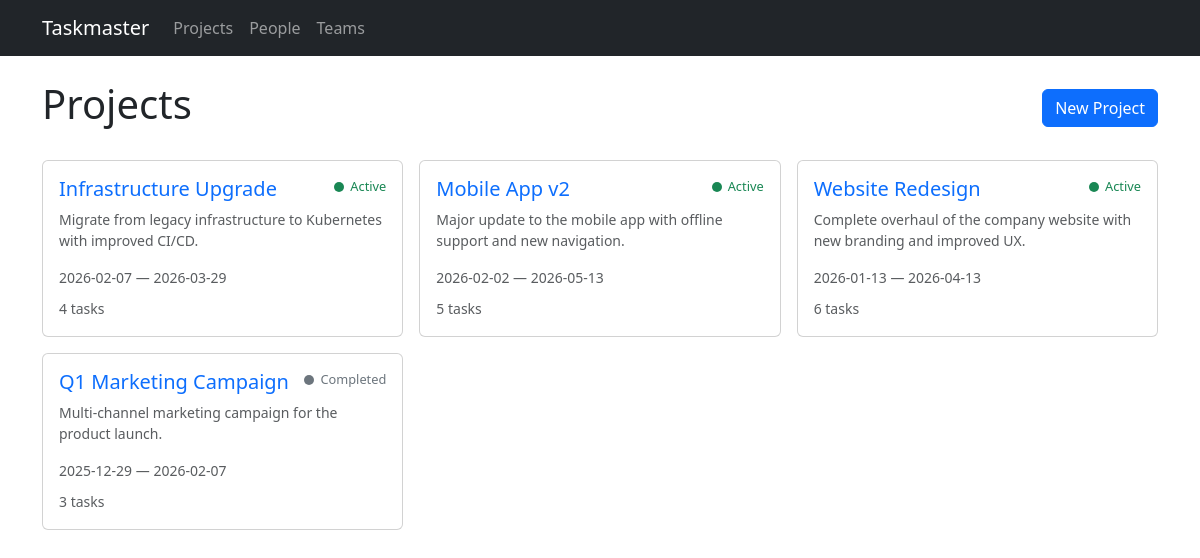
Page /projects on the earlier database version.
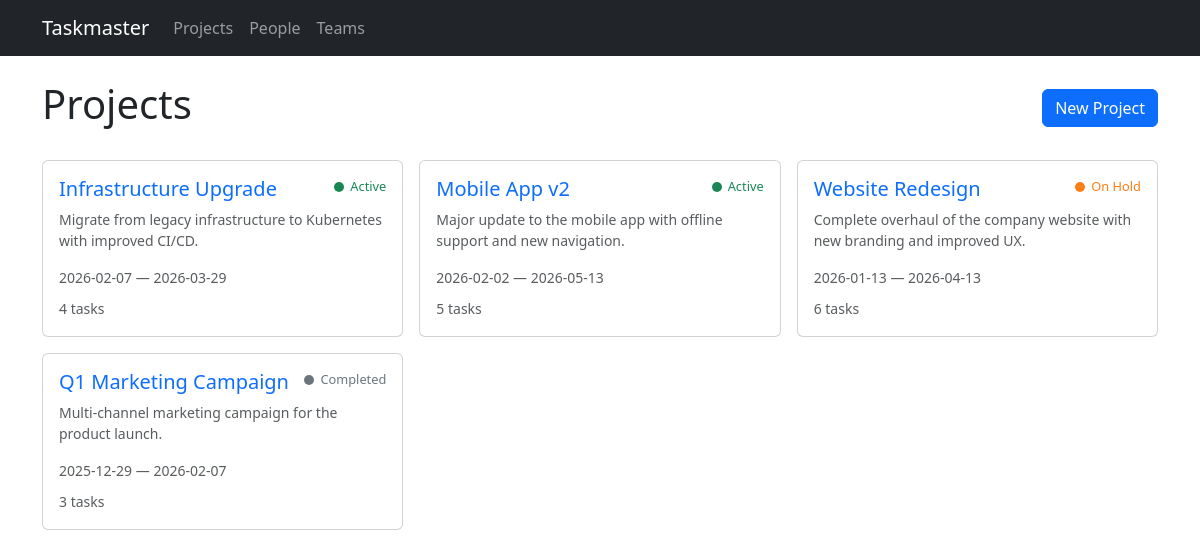
Same page on the later database version.
### models.py (models this page shows)
class Project(db.Model):
    id = db.Column(db.Integer, primary_key=True)
    name = db.Column(db.String(200), nullable=False)
    description = db.Column(db.Text)
    start_date = db.Column(db.Date)
    end_date = db.Column(db.Date)
    status = db.Column(db.String(20), default='active')  # active, completed, on_hold
    tasks = db.relationship('Task', backref='project', lazy=True, cascade='all, delete-orphan')

### routes/projects.py (the view)
@bp.route('/projects')
def list_projects():
    projects = Project.query.order_by(Project.start_date.desc()).all()
    return render_template('projects/list.html', projects=projects)

### templates/projects/list.html (shortened to what this page needs)
{% extends "base.html" %}
{% block content %}
<div class="d-flex justify-content-between align-items-center mb-4">
    <h1>Projects</h1>
    <a href="{{ url_for('projects.new_project') }}" class="btn btn-primary">New Project</a>
</div>
{% if projects %}
<div class="row g-3">
    {% for project in projects %}
    <div class="col-md-6 col-lg-4">
        <div class="card card-hover h-100">
            <div class="card-body">
                <div class="d-flex justify-content-between align-items-start mb-2">
                    <h5 class="card-title mb-0">
                        <a href="{{ url_for('projects.detail', id=project.id) }}" class="text-decoration-none">
                            {{ project.name }}
                        </a>
                    </h5>
                    <span class="project-status status-{{ project.status }}">
                        <span class="status-dot"></span>{{ project.status | replace('_', ' ') | title }}
                    </span>
                </div>
                {% if project.description %}
                <p class="card-text text-muted small">{{ project.description[:120] }}{% if project.description|length > 120 %}...{% endif %}</p>
                {% endif %}
                <div class="small text-muted">
                    {% if project.start_date %}{{ project.start_date }}{% endif %}
                    {% if project.start_date and project.end_date %} &mdash; {% endif %}
                    {% if project.end_date %}{{ project.end_date }}{% endif %}
                </div>
                <div class="mt-2">
                    <span class="text-muted small">{{ project.tasks|length }} tasks</span>
                </div>
            </div>
        </div>
    </div>
    {% endfor %}
</div>
{% else %}
<div class="text-center py-5">
    <p class="text-muted">No projects yet.</p>
    <a href="{{ url_for('projects.new_project') }}" class="btn btn-primary">Create your first project</a>
</div>
{% endif %}
{% endblock %}

Differences in the rows shown:
changed Project "Website Redesign": status "Active" → "On Hold"
